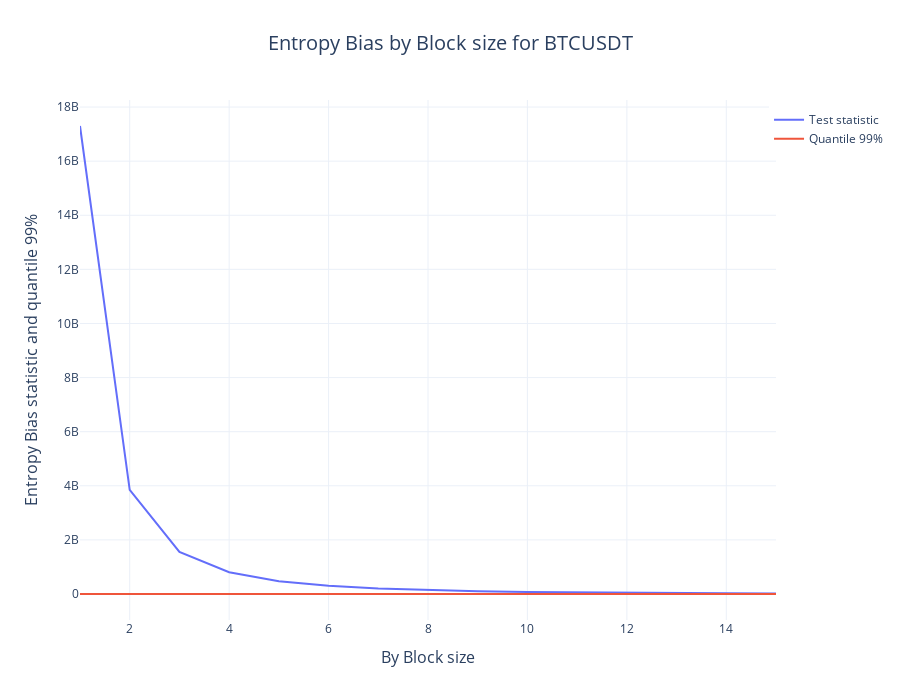

Notebook code cell kept with this figure:
### Code cell
from utils.VisualizationTools import plot_test
plot_test(x_values=df_test_block.index, 
          y1_values=df_test_block['Test statistic'].values,
          y2_values=df_test_block['Quantile 99'].values,
          test='Entropy Bias',
          x_label='Block size',
          pair='BTCUSDT')

### Figure 1 — Plotly figure (JSON) as saved in the notebook; plotly's stock layout.template omitted (floating-point values rounded to 4 significant figures)
{"data": [{"line": {"color": "dark red", "width": 2}, "mode": "lines", "name": "Test statistic", "type": "scatter", "x": [1, 2, 3, 4, 5, 6, 7, 8, 9, 10, 11, 12, 13, 14, 15], "y": [17300000000.0, 3849000000.0, 1559000000.0, 804600000.0, 473600000.0, 302000000.0, 203800000.0, 142600000.0, 102600000.0, 75840000.0, 56970000.0, 43150000.0, 33050000.0, 25590000.0, 20040000.0]}, {"line": {"color": "dark green", "width": 2}, "mode": "lines", "name": "Quantile 99%", "type": "scatter", "x": [1, 2, 3, 4, 5, 6, 7, 8, 9, 10, 11, 12, 13, 14, 15], "y": [6.635, 11.34, 18.48, 30.58, 52.19, 92.01, 167.0, 310.5, 588.3, 1131.0, 2199.0, 4308.0, 8492.0, 16810.0, 33370.0]}], "layout": {"height": 700, "legend": {"x": 0.99, "xanchor": "left", "y": 0.99, "yanchor": "top"}, "title": {"font": {"size": 20}, "text": "Entropy Bias by Block size for BTCUSDT", "x": 0.5, "xanchor": "center"}, "width": 900, "xaxis": {"title": {"font": {"size": 16}, "text": "By Block size"}}, "yaxis": {"title": {"font": {"size": 16}, "text": "Entropy Bias statistic and quantile 99%"}}}}
